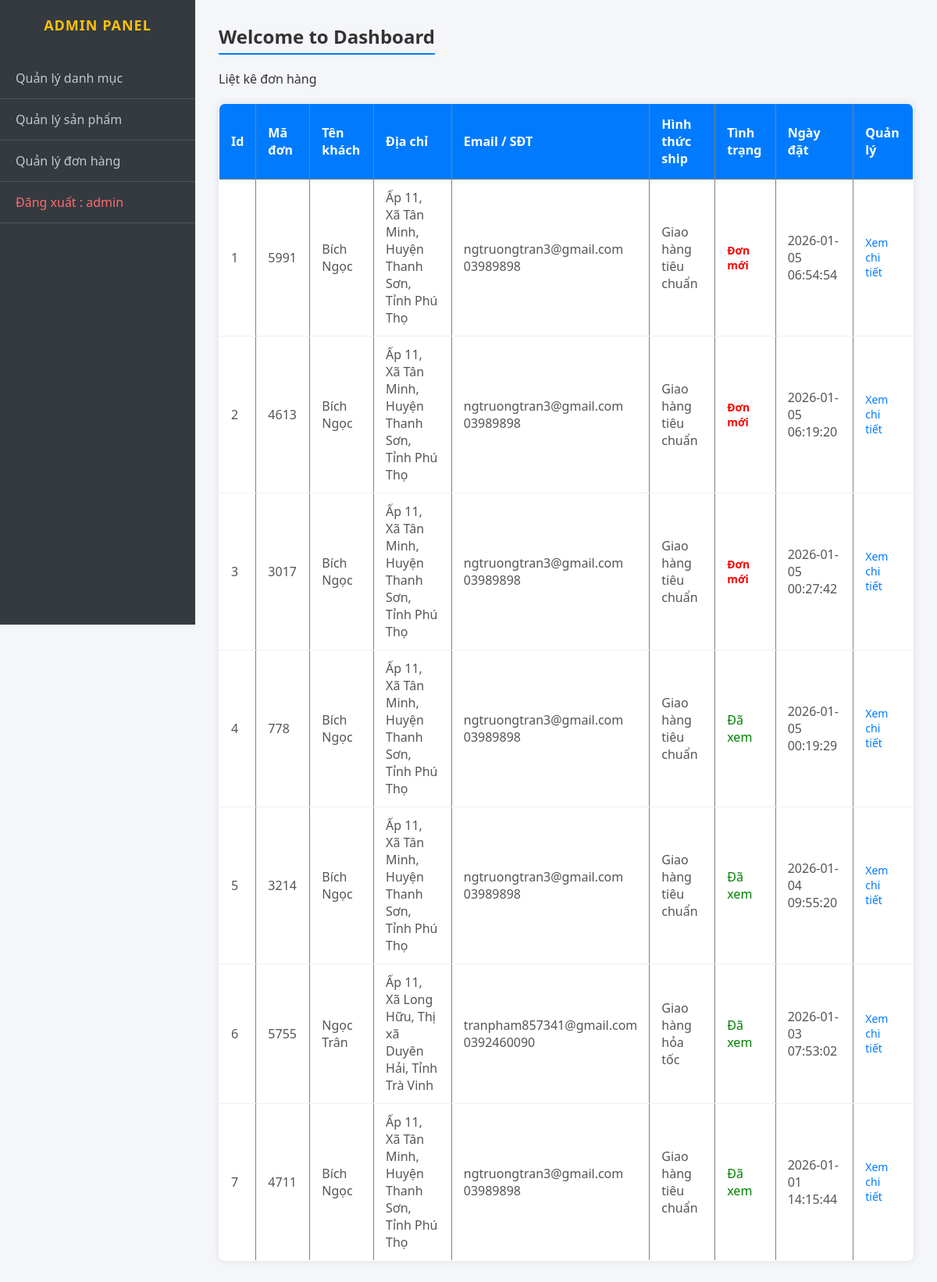
The app's page /admincp/index.php?action=quanlydonhang&query=lietke (signed in) with its own data.
### tables this page shows
CREATE TABLE `tbl_cart` (
  `id_cart` int(11) NOT NULL,
  `id_dangky` int(11) NOT NULL,
  `code_cart` varchar(10) NOT NULL,
  `cart_status` int(11) DEFAULT 1,
  `cart_date` datetime DEFAULT current_timestamp(),
  `cart_payment` varchar(50) DEFAULT NULL,
  `cart_shipping` varchar(100) DEFAULT NULL
);

CREATE TABLE `tbl_dangky` (
  `id_dangky` int(11) NOT NULL,
  `tenkhachhang` varchar(200) NOT NULL,
  `email` varchar(100) NOT NULL,
  `diachi` varchar(255) NOT NULL,
  `matkhau` varchar(100) NOT NULL,
  `dienthoai` varchar(20) NOT NULL
);

### src/admincp/modules/quanlydonhang/lietke.php (the view)
<p>Liệt kê đơn hàng</p>
<?php
    $sql_lietke_dh = "SELECT * FROM tbl_cart, tbl_dangky
                      WHERE tbl_cart.id_dangky = tbl_dangky.id_dangky
                      ORDER BY tbl_cart.id_cart DESC";
    $query_lietke_dh = mysqli_query($conn, $sql_lietke_dh);
?>
<table style="width:100%" border="1" style="border-collapse: collapse;">
  <tr>
    <th>Id</th>
    <th>Mã đơn</th>
    <th>Tên khách</th>
    <th>Địa chỉ</th>
    <th>Email / SĐT</th>
    <th>Hình thức ship</th> <th>Tình trạng</th>
    <th>Ngày đặt</th>
    <th>Quản lý</th>
  </tr>
  <?php
  $i = 0;
  while($row = mysqli_fetch_array($query_lietke_dh)){
      $i++;
  ?>
  <tr>
    <td><?php echo $i ?></td>
    <td><?php echo $row['code_cart'] ?></td>
    <td><?php echo $row['tenkhachhang'] ?></td>
    <td>
        <?php echo isset($row['diachi']) ? $row['diachi'] : '<span style="color:red">Chưa cập nhật</span>'; ?>
    </td>
    <td>
        <?php echo $row['email'] ?> <br>
        <?php echo $row['dienthoai'] ?>
    </td>
    <td>
        <?php echo isset($row['cart_shipping']) ? $row['cart_shipping'] : 'Không rõ'; ?>
    </td>
    <td>
        <?php
        if($row['cart_status']==1){
            echo '<a href="modules/quanlydonhang/xuly.php?code='.$row['code_cart'].'" style="color:red; font-weight:bold;">Đơn mới</a>';
        }else{
            echo '<span style="color:green">Đã xem</span>';
        }
        ?>
    </td>
    <td><?php echo $row['cart_date'] ?></td>
    <td>
        <a href="index.php?action=quanlydonhang&query=xemdonhang&code=<?php echo $row['code_cart'] ?>">Xem chi tiết</a>
    </td>
  </tr>
  <?php
  }
  ?>
</table>

### src/admincp/css/style_admin.css (style rules this page uses)
* { margin: 0; padding: 0; box-sizing: border-box; font-family: 'Segoe UI', Tahoma, Geneva, Verdana, sans-serif; }
body { background-color: #f4f6f9; color: #333; }
table { width: 100%; border-collapse: collapse; background-color: #fff; box-shadow: 0 0 10px rgba(0,0,0,0.1); border-radius: 8px; overflow: hidden; margin-top: 20px; }
table th { background-color: #007bff; color: white; padding: 15px; text-align: left; }
table td { padding: 12px 15px; border-bottom: 1px solid #eee; color: #555; }
a { text-decoration: none; }
table td a { display: inline-block; margin-right: 5px; font-size: 14px; font-weight: 500; }
a[href*="query=sua"], a[href*="query=xemdonhang"] { color: #007bff; }

### records on screen
tbl_cart: code_cart "5991", id_dangky.tenkhachhang "Bích Ngọc", id_dangky.diachi "Ấp 11, Xã Tân Minh, Huyện Thanh Sơn, Tỉnh Phú Thọ", id_dangky.email "ngtruongtran3@gmail.com", id_dangky.dienthoai "03989898", cart_shipping "Giao hàng tiêu chuẩn", cart_date "2026-01-05 06:54:54"
tbl_cart: code_cart "4613", id_dangky.tenkhachhang "Bích Ngọc", id_dangky.diachi "Ấp 11, Xã Tân Minh, Huyện Thanh Sơn, Tỉnh Phú Thọ", id_dangky.email "ngtruongtran3@gmail.com", id_dangky.dienthoai "03989898", cart_shipping "Giao hàng tiêu chuẩn", cart_date "2026-01-05 06:19:20"
tbl_cart: code_cart "3017", id_dangky.tenkhachhang "Bích Ngọc", id_dangky.diachi "Ấp 11, Xã Tân Minh, Huyện Thanh Sơn, Tỉnh Phú Thọ", id_dangky.email "ngtruongtran3@gmail.com", id_dangky.dienthoai "03989898", cart_shipping "Giao hàng tiêu chuẩn", cart_date "2026-01-05 00:27:42"
tbl_cart: code_cart "778", id_dangky.tenkhachhang "Bích Ngọc", id_dangky.diachi "Ấp 11, Xã Tân Minh, Huyện Thanh Sơn, Tỉnh Phú Thọ", id_dangky.email "ngtruongtran3@gmail.com", id_dangky.dienthoai "03989898", cart_shipping "Giao hàng tiêu chuẩn", cart_status "Đã xem", cart_date "2026-01-05 00:19:29"
tbl_cart: code_cart "3214", id_dangky.tenkhachhang "Bích Ngọc", id_dangky.diachi "Ấp 11, Xã Tân Minh, Huyện Thanh Sơn, Tỉnh Phú Thọ", id_dangky.email "ngtruongtran3@gmail.com", id_dangky.dienthoai "03989898", cart_shipping "Giao hàng tiêu chuẩn", cart_status "Đã xem", cart_date "2026-01-04 09:55:20"
tbl_cart: code_cart "5755", id_dangky.tenkhachhang "Ngọc Trân", id_dangky.diachi "Ấp 11, Xã Long Hữu, Thị xã Duyên Hải, Tỉnh Trà Vinh", id_dangky.email "tranpham857341@gmail.com", id_dangky.dienthoai "0392460090", cart_shipping "Giao hàng hỏa tốc", cart_status "Đã xem", cart_date "2026-01-03 07:53:02"
tbl_cart: code_cart "4711", id_dangky.tenkhachhang "Bích Ngọc", id_dangky.diachi "Ấp 11, Xã Tân Minh, Huyện Thanh Sơn, Tỉnh Phú Thọ", id_dangky.email "ngtruongtran3@gmail.com", id_dangky.dienthoai "03989898", cart_shipping "Giao hàng tiêu chuẩn", cart_status "Đã xem", cart_date "2026-01-01 14:15:44"

### other values on screen
$_SESSION['dangnhap'] "admin"
